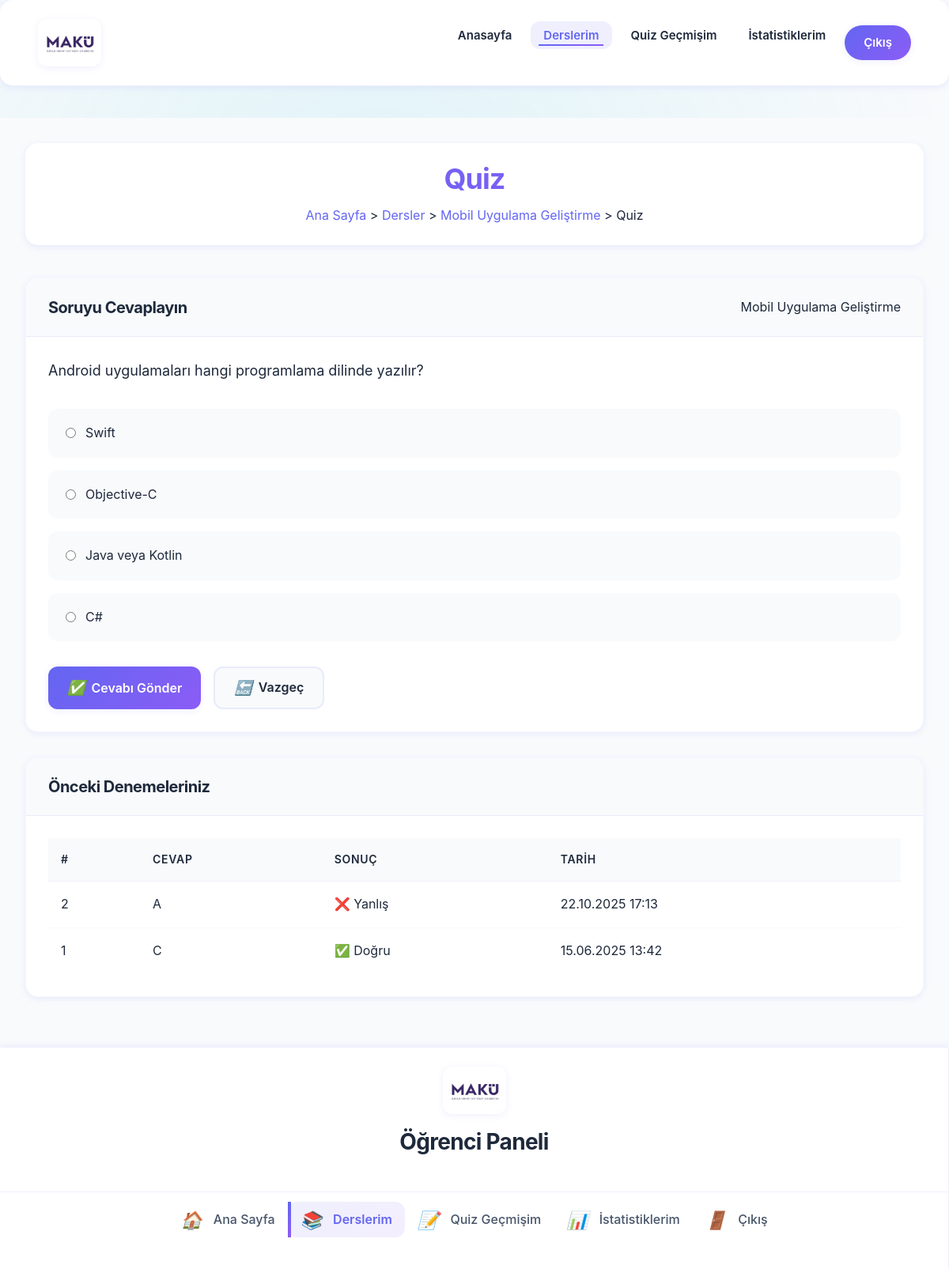
The app's page /take_quiz.php?id=5 (signed in) with its own data.
### tables this page shows
CREATE TABLE `quizzes` (
  `id` int(11) NOT NULL,
  `course_id` int(11) NOT NULL,
  `question` text NOT NULL,
  `option_a` varchar(255) NOT NULL,
  `option_b` varchar(255) NOT NULL,
  `option_c` varchar(255) NOT NULL,
  `option_d` varchar(255) NOT NULL,
  `correct_option` enum('A','B','C','D') NOT NULL,
  `created_at` timestamp NOT NULL DEFAULT current_timestamp(),
  `updated_at` timestamp NOT NULL DEFAULT current_timestamp() ON UPDATE current_timestamp()
);

CREATE TABLE `courses` (
  `id` int(11) NOT NULL,
  `name` varchar(100) NOT NULL,
  `description` text DEFAULT NULL,
  `teacher_id` int(11) DEFAULT NULL,
  `created_at` timestamp NOT NULL DEFAULT current_timestamp(),
  `updated_at` timestamp NOT NULL DEFAULT current_timestamp() ON UPDATE current_timestamp()
);

CREATE TABLE `quiz_results` (
  `id` int(11) NOT NULL,
  `user_id` int(11) NOT NULL,
  `quiz_id` int(11) NOT NULL,
  `user_answer` enum('A','B','C','D') NOT NULL,
  `is_correct` tinyint(1) NOT NULL,
  `created_at` timestamp NOT NULL DEFAULT current_timestamp()
);

### config.php (called while the page is built, shortened)
<?php
function e($string) {
    return htmlspecialchars($string, ENT_QUOTES, 'UTF-8');
}
?>

### take_quiz.php (the view, shortened to what this page needs)
<?php
include "config.php";
$student_id = $_SESSION["user_id"];
$submitted = false;
$quiz_id = intval($_GET['id']);
$sql_quiz = "SELECT q.*, c.id as course_id, c.name as course_name
              FROM quizzes q
              JOIN courses c ON q.course_id = c.id
              WHERE q.id = :quiz_id";
$stmt_quiz = $pdo->prepare($sql_quiz);
$stmt_quiz->execute(['quiz_id' => $quiz_id]);
$quiz_data = $stmt_quiz->fetch();
$course_id = $quiz_data['course_id'];
$course_name = $quiz_data['course_name'];
$sql_attempts = "SELECT user_answer, is_correct, created_at
               FROM quiz_results
               WHERE user_id = :user_id AND quiz_id = :quiz_id
               ORDER BY created_at DESC";
$stmt_attempts = $pdo->prepare($sql_attempts);
$stmt_attempts->execute([
    'user_id' => $student_id,
    'quiz_id' => $quiz_id
]);
$previous_attempts = $stmt_attempts->fetchAll();
?>
<!DOCTYPE html>
<html lang="tr">
<head>
    <link rel="stylesheet" href="css/main.css">
</head>
<body class="dashboard-body">
    <header id="header" class="header dashboard-header">
        <div class="container">
            <img src="img/school-logo.jpg" alt="MAKÜ Logo" class="header-logo">
            <nav id="navmenu" class="navmenu">
                <ul>
                    <li><a href="student_dashboard.php">Anasayfa</a></li>
                    <li><a href="student_courses.php" class="active">Derslerim</a></li>
                    <li><a href="student_quiz_history.php">Quiz Geçmişim</a></li>
                    <li><a href="student_quiz_stats.php">İstatistiklerim</a></li>
                    <li><a href="islem/logout.php" class="btn-action">Çıkış</a></li>
                </ul>
            </nav>
        </div>
    </header>
    <div class="dashboard-container">
        <div class="sidebar">
            <div class="sidebar-header">
                <img src="img/school-logo.jpg" alt="MAKÜ Logo" class="sidebar-logo">
                <h3>Öğrenci Paneli</h3>
            </div>
            <ul class="sidebar-menu">
                <li><a href="student_dashboard.php"><i class="icon">🏠</i> Ana Sayfa</a></li>
                <li><a href="student_courses.php" class="active"><i class="icon">📚</i> Derslerim</a></li>
                <li><a href="student_quiz_history.php"><i class="icon">📝</i> Quiz Geçmişim</a></li>
                <li><a href="student_quiz_stats.php"><i class="icon">📊</i> İstatistiklerim</a></li>
                <li><a href="islem/logout.php"><i class="icon">🚪</i> Çıkış</a></li>
            </ul>
        </div>
        <main class="dashboard-content">
            <div class="dashboard-header">
                <h1>Quiz</h1>
                <div class="breadcrumbs">
                    <a href="student_dashboard.php">Ana Sayfa</a> &gt;
                    <a href="student_courses.php">Dersler</a> &gt;
                    <a href="student_courses.php?course_id=<?php echo $course_id; ?>"><?php echo e($course_name); ?></a> &gt;
                    <span>Quiz</span>
                </div>
            </div>
            <?php if (!$submitted): ?>
                <div class="content-card">
                    <div class="card-header">
                        <h2>Soruyu Cevaplayın</h2>
                        <div class="course-badge"><?php echo e($course_name); ?></div>
                    </div>
                    <div class="card-body">
                        <div class="quiz-question">
                            <p class="question-text"><?php echo e($quiz_data['question']); ?></p>
                        </div>
                        <form method="POST" action="" class="quiz-form">
                            <div class="quiz-options">
                                <div class="option">
                                    <input type="radio" id="option_a" name="answer" value="A" required>
                                    <label for="option_a"><?php echo e($quiz_data['option_a']); ?></label>
                                </div>
                                <div class="option">
                                    <input type="radio" id="option_b" name="answer" value="B">
                                    <label for="option_b"><?php echo e($quiz_data['option_b']); ?></label>
                                </div>
                                <div class="option">
                                    <input type="radio" id="option_c" name="answer" value="C">
                                    <label for="option_c"><?php echo e($quiz_data['option_c']); ?></label>
                                </div>
                                <div class="option">
                                    <input type="radio" id="option_d" name="answer" value="D">
                                    <label for="option_d"><?php echo e($quiz_data['option_d']); ?></label>
                                </div>
                            </div>
                            <div class="form-actions">
                                <button type="submit" name="submit_quiz" class="primary-button">
                                    <i class="button-icon">✅</i> Cevabı Gönder
                                </button>
                                <a href="student_courses.php?course_id=<?php echo $course_id; ?>" class="secondary-button">
                                    <i class="button-icon">🔙</i> Vazgeç
                                </a>
                            </div>
                        </form>
                    </div>
                </div>
            <?php endif; ?>
            <?php if (count($previous_attempts) > 0): ?>
                <div class="content-card">
                    <div class="card-header">
                        <h2>Önceki Denemeleriniz</h2>
                    </div>
                    <div class="card-body">
                        <div class="table-responsive">
                            <table class="data-table">
                                <thead>
                                    <tr>
                                        <th>#</th>
                                        <th>Cevap</th>
                                        <th>Sonuç</th>
                                        <th>Tarih</th>
                                    </tr>
                                </thead>
                                <tbody>
                                    <?php foreach ($previous_attempts as $index => $attempt): ?>
                                        <tr>
                                            <td><?php echo count($previous_attempts) - $index; ?></td>
                                            <td><?php echo e($attempt['user_answer']); ?></td>
                                            <td class="<?php echo $attempt['is_correct'] ? 'correct-answer' : 'wrong-answer'; ?>">
                                                <?php echo $attempt['is_correct'] ? '✅ Doğru' : '❌ Yanlış'; ?>
                                            </td>
                                            <td><?php echo date('d.m.Y H:i', strtotime($attempt['created_at'])); ?></td>
                                        </tr>
                                    <?php endforeach; ?>
                                </tbody>
                            </table>
                        </div>
                    </div>
                </div>
            <?php endif; ?>
        </main>
    </div>
</body>
</html>

### records on screen
quizzes: course.name "Mobil Uygulama Geliştirme", question "Android uygulamaları hangi programlama dilinde yazılır?", option_a "Swift", option_b "Objective-C", option_c "Java veya Kotlin", option_d "C#"
quiz_results: count($previous_attempts) - $index "2", user_answer "A", is_correct "❌ Yanlış", created_at "22.10.2025 17:13"
quiz_results: count($previous_attempts) - $index "1", user_answer "C", is_correct "✅ Doğru", created_at "15.06.2025 13:42"
